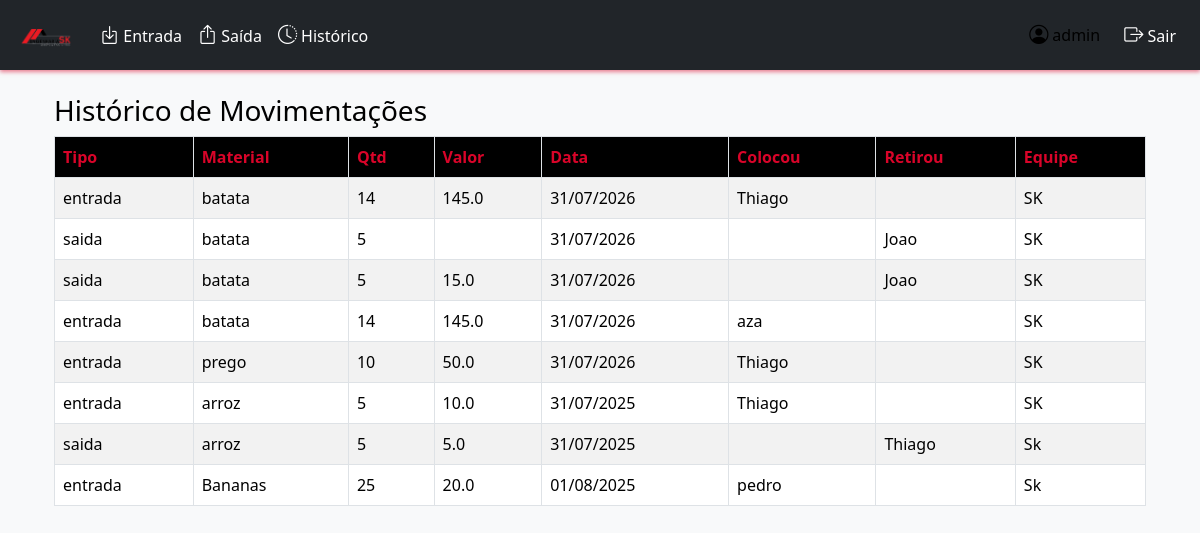
/historico (signed in), run on the app's committed database.
### tables this page shows
CREATE TABLE movimentacoes (
                id INTEGER PRIMARY KEY,
                tipo TEXT,
                material TEXT,
                quantidade INTEGER,
                valor REAL,
                data TEXT,
                quem_colocou TEXT,
                quem_retirou TEXT,
                equipe TEXT
            );

### app.py (the view)
@app.route('/historico')
def historico():
    return render_template('historico.html', historico=get_history())

### models.py (called while the page is built)
def connect():
    return sqlite3.connect('database.db')

def get_history():
    with connect() as conn:
        c = conn.cursor()
        c.execute('SELECT * FROM movimentacoes ORDER BY data DESC')
        return c.fetchall()

### templates/historico.html
{% extends 'base.html' %}
{% block content %}
<div class="container mt-4">
  <h3>Histórico de Movimentações</h3>
  <table class="table table-bordered table-striped">
    <thead>
      <tr><th>Tipo</th><th>Material</th><th>Qtd</th><th>Valor</th><th>Data</th><th>Colocou</th><th>Retirou</th><th>Equipe</th></tr>
    </thead>
    <tbody>
    {% for h in historico %}
      <tr>
        <td>{{ h[1] }}</td><td>{{ h[2] }}</td><td>{{ h[3] }}</td><td>{{ h[4] }}</td>
        <td>{{ h[5] }}</td><td>{{ h[6] }}</td><td>{{ h[7] }}</td><td>{{ h[8] }}</td>
      </tr>
    {% endfor %}
    </tbody>
  </table>
</div>
{% endblock %}

### static/css/style.css (style rules this page uses)
body { background-color: #fff; font-family: 'Segoe UI', Tahoma, Geneva, Verdana, sans-serif; color: #000; }
.container { margin-top: 20px; }
.table { background-color: #fff; }
.table thead th { background-color: #000; color: #d90429; }

### data on the page
movimentacoes: tipo "entrada", material "batata", quantidade "14", valor "145.0", data "31/07/2026", quem_colocou "Thiago", equipe "SK"
movimentacoes: tipo "saida", material "batata", quantidade "5", data "31/07/2026", quem_retirou "Joao", equipe "SK"
movimentacoes: tipo "saida", material "batata", quantidade "5", valor "15.0", data "31/07/2026", quem_retirou "Joao", equipe "SK"
movimentacoes: tipo "entrada", material "batata", quantidade "14", valor "145.0", data "31/07/2026", quem_colocou "aza", equipe "SK"
movimentacoes: tipo "entrada", material "prego", quantidade "10", valor "50.0", data "31/07/2026", quem_colocou "Thiago", equipe "SK"
movimentacoes: tipo "entrada", material "arroz", quantidade "5", valor "10.0", data "31/07/2025", quem_colocou "Thiago", equipe "SK"
movimentacoes: tipo "saida", material "arroz", quantidade "5", valor "5.0", data "31/07/2025", quem_retirou "Thiago", equipe "Sk"
movimentacoes: tipo "entrada", material "Bananas", quantidade "25", valor "20.0", data "01/08/2025", quem_colocou "pedro", equipe "Sk"

### other printed values
{{ session['user'] }} "admin"
